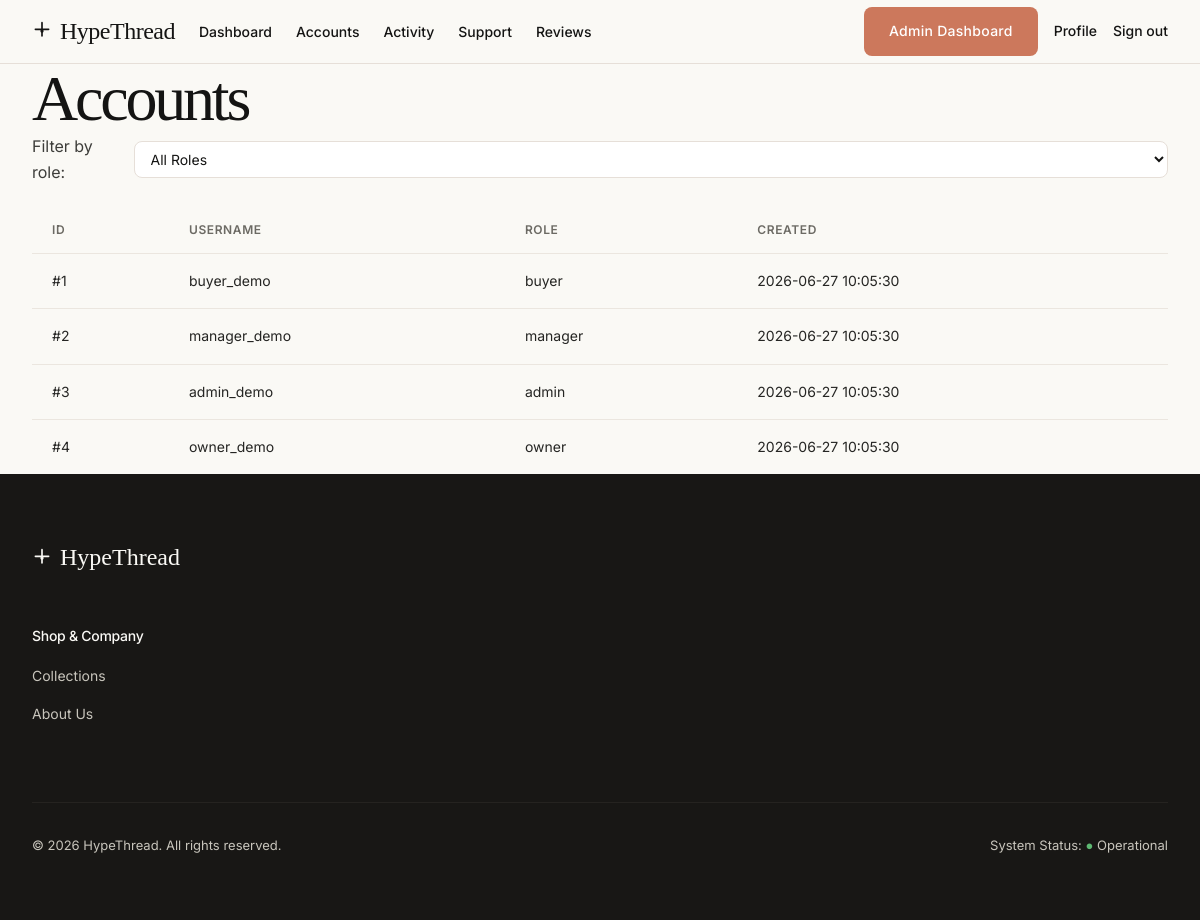
The app's page /admin/accounts.php (signed in) with its own data.
### tables this page shows
CREATE TABLE IF NOT EXISTS users (
    id INT UNSIGNED AUTO_INCREMENT PRIMARY KEY,
    username VARCHAR(50) NOT NULL UNIQUE,
    email VARCHAR(100) NOT NULL UNIQUE,
    password VARCHAR(255) NOT NULL,
    role ENUM('buyer','manager','admin','owner') NOT NULL DEFAULT 'buyer',
    full_name VARCHAR(100) DEFAULT NULL,
    address TEXT DEFAULT NULL,
    phone VARCHAR(20) DEFAULT NULL,
    is_active TINYINT(1) NOT NULL DEFAULT 1,
    reset_token VARCHAR(64) DEFAULT NULL,
    reset_expires DATETIME DEFAULT NULL,
    created_at TIMESTAMP NOT NULL DEFAULT CURRENT_TIMESTAMP,
    INDEX idx_users_role (role),
    INDEX idx_users_reset_token (reset_token)
);

### admin/accounts.php (the view, shortened to what this page needs)
<?php
include '../includes/header.php';
$query = "SELECT id, username, role, created_at FROM users";
$params = [];
$stmt = $pdo->prepare($query);
$stmt->execute($params);
$users = $stmt->fetchAll();
?>
<div class="container">
    <h1>Accounts</h1>
    <form method="GET" class="filter-form" style="margin-bottom:20px; display: flex; gap: 12px; align-items: center;">
        <label>Filter by role:</label>
        <select name="role" onchange="this.form.submit()" class="form-input" style="padding: 8px 12px;">
            <option value="">All Roles</option>
        </select>
    </form>
    <table class="data-table">
        <thead>
            <tr><th>ID</th><th>Username</th><th>Role</th><th>Created</th></tr>
        </thead>
        <tbody>
            <?php foreach($users as $u): ?>
                <tr>
                    <td>#<?php echo $u['id']; ?></td>
                    <td><?php echo htmlspecialchars($u['username']); ?></td>
                    <td><?php echo $u['role']; ?></td>
                    <td><?php echo $u['created_at']; ?></td>
                </tr>
            <?php endforeach; ?>
        </tbody>
    </table>
</div>
<?php include '../includes/footer.php'; ?>

### assets/css/theme.css (style rules this page uses)
* { margin: 0; padding: 0; box-sizing: border-box; }
:root { --colors-primary: #cc785c; --colors-primary-active: #a9583e; --colors-primary-disabled: #e6dfd8; --colors-accent-teal: #5db8a6; --colors-accent-amber: #e8a55a; --colors-canvas: #faf9f5; --colors-surface-soft: #f5f0e8; --colors-surface-card: #efe9de; --colors-surface-cream-strong: #e8e0d2; --colors-surface-dark: #181715; --colors-surface-dark-elevated: #252320; --colors-surface-dark-soft: #1f1e1b; --colors-hairline: #e6dfd8; --colors-hairline-soft: #ebe6df; --colors-ink: #141413; --colors-body-strong: #252523; --colors-body: #3d3d3a; --colors-muted: #6c6a64; --colors-muted-soft: #8e8b82; --colors-on-primary: #ffffff; --colors-on-dark: #faf9f5; --colors-on-dark-soft: #c8c5bc; --colors-success: #5db872; --colors-warning: #d4a017; --colors-error: #c64545; --typography-display-font: 'Cormorant Garamond', 'EB Garamond', serif; --typography-body-font: 'Inter', sans-serif; --typography-code-font: 'JetBrains Mono', monospace; --spacing-xxs: 4px; --spacing-xs: 8px; --spacing-sm: 12px; --spacing-md: 16px; --spacing-lg: 24px; --spacing-xl: 32px; --spacing-xxl: 48px; --spacing-section: 96px; --rounded-xs: 4px; --rounded-sm: 6px; --rounded-md: 8px; --rounded-lg: 12px; --rounded-xl: 16px; --rounded-pill: 9999px; --rounded-full: 50%; --primary: var(--colors-primary); --primary-light: var(--colors-primary-active); --accent: var(--colors-primary-active); --bg-main: var(--colors-canvas); --bg-secondary: var(--colors-surface-card); --bg-sidebar: var(--colors-surface-dark); --text-main: var(--colors-ink); --text-muted: var(--colors-muted); --white: #ffffff; --border: var(--colors-hairline); --border-dark: var(--colors-surface-dark-elevated); --font-heading: var(--typography-display-font); --font-body: var(--typography-body-font); --radius-sm: var(--rounded-md); --radius-md: var(--rounded-lg); --radius-lg: var(--rounded-xl); --transition-fast: 0.15s cubic-bezier(0.4, 0, 0.2, 1); --transition-base: 0.25s cubic-bezier(0.4, 0, 0.2, 1); --shadow-sm: 0 1px 2px rgba(0, 0, 0, 0.05); --shadow-md: 0 4px 6px -1px rgba(0, 0, 0, 0.1), 0 2px 4px -1px rgba(0, 0, 0, 0.06); --shadow-lg: 0 10px 15px -3px rgba(0, 0, 0, 0.1), 0 4px 6px -2px rgba(0, 0, 0, 0.05); }
body { background-color: var(--colors-canvas); color: var(--colors-body); font-family: var(--typography-body-font); line-height: 1.6; -webkit-font-smoothing: antialiased; }
h1, h2, h3, h4, h5, h6 { font-family: var(--typography-display-font); color: var(--colors-ink); font-weight: 400; letter-spacing: -0.02em; }
h1 { letter-spacing: -0.05em; font-size: 64px; line-height: 1.1; }
.container { max-width: 1200px; margin: 0 auto; padding: 0 2rem; }
input[type="text"], input[type="email"], input[type="password"], input[type="number"], input[type="date"], select, textarea { width: 100%; padding: 10px 16px; border: 1px solid var(--colors-hairline); border-radius: var(--rounded-md); background-color: #fff; font-family: var(--typography-body-font); font-size: 14px; color: var(--colors-ink); transition: all var(--transition-fast); }
.data-table { width: 100%; border-collapse: collapse; }
.data-table th { background: var(--colors-canvas); padding: 14px 20px; text-align: left; font-size: 12px; font-weight: 600; color: var(--colors-muted); text-transform: uppercase; letter-spacing: 0.05em; border-bottom: 1px solid var(--colors-hairline-soft); }
.data-table td { padding: 16px 20px; font-size: 14px; color: var(--colors-body-strong); border-bottom: 1px solid var(--colors-hairline-soft); }
.data-table tr:last-child td { border-bottom: none; }

### records on screen
users: id "1", username "buyer_demo", role "buyer", created_at "2026-06-27 10:05:30"
users: id "2", username "manager_demo", role "manager", created_at "2026-06-27 10:05:30"
users: id "3", username "admin_demo", role "admin", created_at "2026-06-27 10:05:30"
users: id "4", username "owner_demo", role "owner", created_at "2026-06-27 10:05:30"
